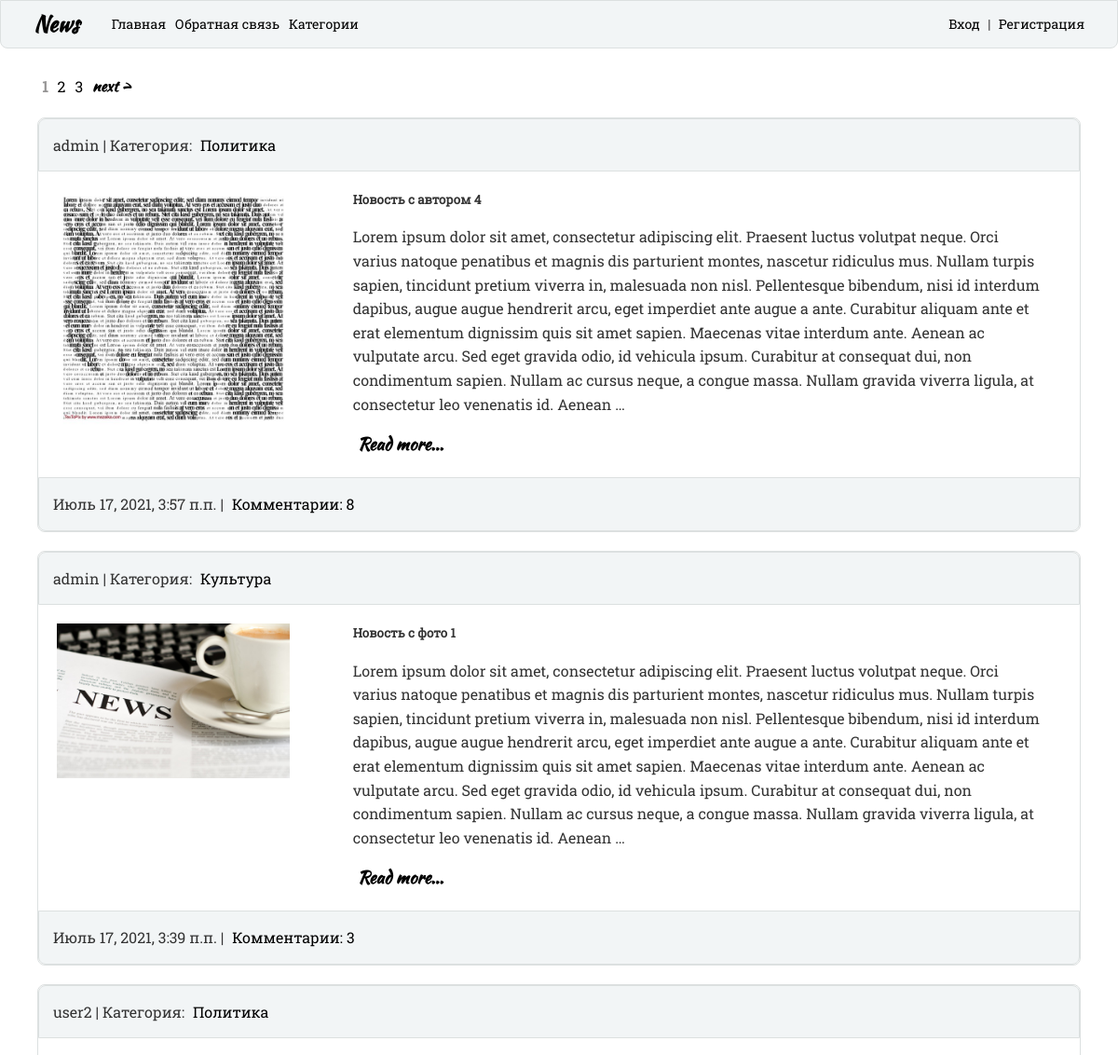
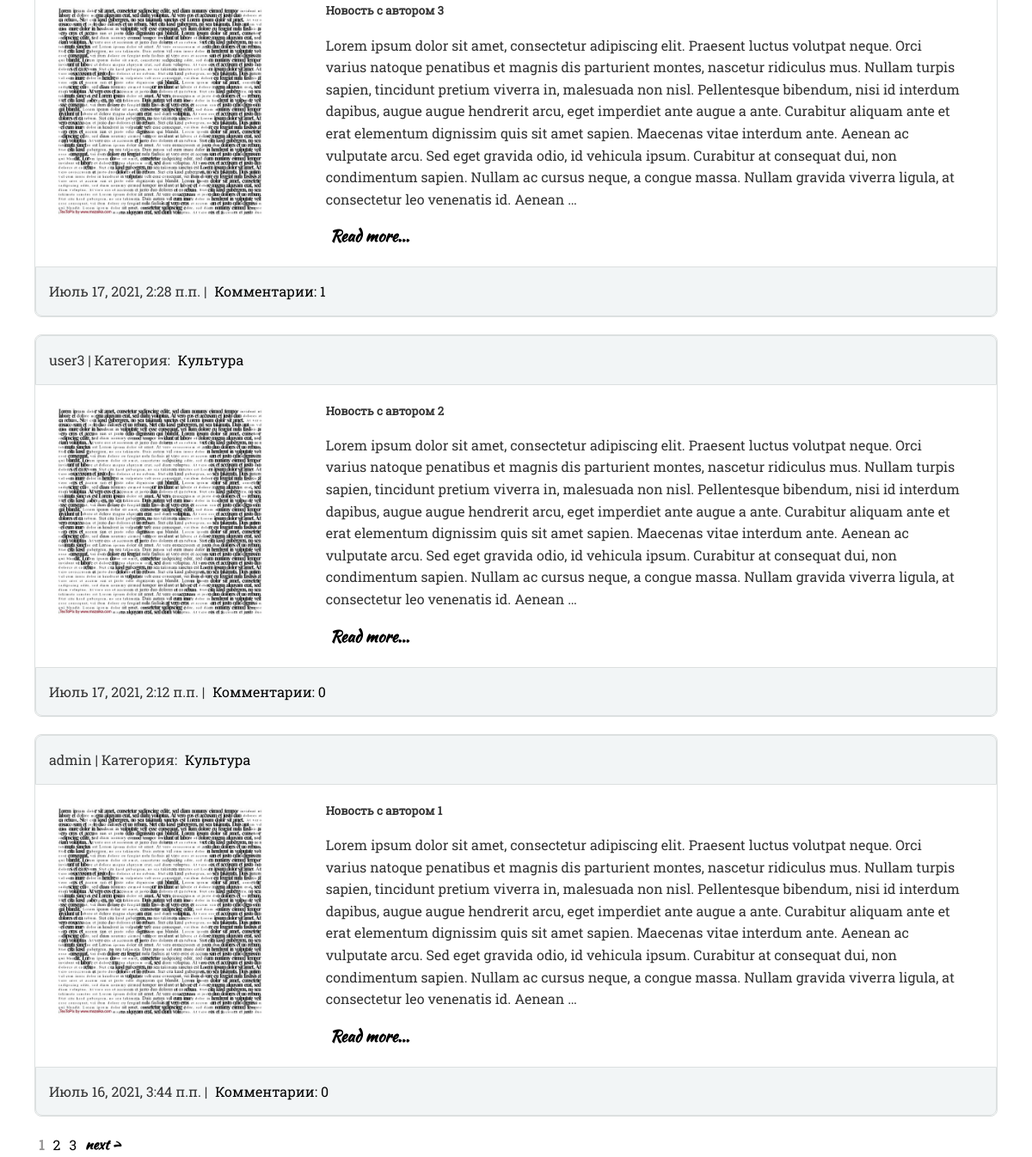
The page / on the database its author committed (2 pictures, top to bottom).
### news/models.py (models this page shows, shortened)
class News(models.Model):
    title = models.CharField(max_length=150, verbose_name='Наименование')
    content = models.TextField(blank=True, verbose_name='Текст')
    created_at = models.DateTimeField(auto_now_add=True, verbose_name='Дата публикации')
    updated_at = models.DateTimeField(auto_now=True, verbose_name='Дата обновления')
    photo = models.ImageField(blank=True, upload_to='photos/%Y/%m/%d/', verbose_name='Фото')
    is_published = models.BooleanField(default=True, verbose_name='Опубликовать')
    category = models.ForeignKey('Category', related_name='news', on_delete=models.PROTECT, null=True, verbose_name='Категория')
    user = models.ForeignKey('auth.User', related_name='user', on_delete=models.PROTECT, blank=True, null=True, default=None,verbose_name='Пользователь')
    def get_absolute_url(self):
        return reverse('view_news', kwargs={"news_id": self.pk})
    class Meta:
        verbose_name = 'Новость'
        verbose_name_plural = 'Новости'
        ordering = ['-created_at']

class Category(models.Model):
    title = models.CharField(max_length=150, db_index=True, verbose_name='Наименование категории')
    def get_absolute_url(self):
        return reverse('category', kwargs={"category_id": self.pk})
    def __str__(self):
        return self.title
    class Meta:
        verbose_name = 'Категория'
        verbose_name_plural = 'Категории'
        ordering = ['title']

### news/views.py (the view)
# urls.py: path('', HomeNews.as_view(), name='home'),
class HomeNews(ListView):
    model = News
    template_name = 'news/index.html' #news_list
    context_object_name = 'news' #object_list
    paginate_by = 5
    def get_context_data(self, *, object_list=None, **kwargs):
            context = super().get_context_data(**kwargs)
            context['title'] = 'Главная страница'
            return context
    def get_queryset(self):
        return News.objects.filter(is_published=True).select_related('category', 'user')

### news/templatetags/news_tags.py (called while the page is built)
@register.simple_tag()
def get_categories():
    return Category.objects.annotate(cnt=Count('news', filter=F('news__is_published'))).filter(cnt__gt=0)

### news/templates/news/index.html
{% extends 'base.html' %}

### templates/base.html (shortened to what this page needs)
{% load static %}
{% load news_tags %}
{% get_categories as categories %}
<!doctype html>
<html lang="en">
<head>
    <link rel="stylesheet" href="{% static 'css/style.css' %}">
</head>
<body>
<header class="header">
    <div class="container">
        <div class="header__inner">
            <div class="header__inner">
                <div class="header__logo"><h2><a href="{% url 'home' %}" class="nav__link">News</a></h2></div>
                    <a href="{% url 'home' %}" class="nav__link">Главная</a>
                    <a href="{% url 'contact' %}" class="nav__link">Обратная связь</a>
                <ul class="menu">
                    <li><a href="{% url 'home' %}" class="nav__link">Категории</a>
                    </li>
                </ul>
            </div>
            <nav class="nav">
                {% if request.user.is_authenticated %}
                    Добро пожаловать, <span class="cnt">{{ user.username }}<span>  |
                    <a href="{% url 'logout' %}" class="nav__link">Выход</a>
                {% else %}
                    <a href="{% url 'login' %}" class="nav__link">Вход</a> |
                    <a href="{% url 'register' %}" class="nav__link">Регистрация</a>
                {% endif %}
            </nav>
        </div>
    </div>
</header>
<div class="intro">
    <div class="container__for">
        {% block content %}
                {% if page_obj.has_other_pages %}
                    <div class="pag">
                        {% for p in page_obj.paginator.page_range %}
                            {% if p > page_obj.number|add:-3 and p < page_obj.number|add:3  %}
                                {% if page_obj.number == p %}
                                   <h4><a href="?page={{p}}" class="nav__link"><span class="cnt">{{p}}</span></a></h5>
                                {% else %}
                                   <a href="?page={{p}}" class="nav__link">{{p}}</a>
                                {% endif %}
                            {% endif %}
                        {% endfor %}
                        {% if page_obj.has_next %}
                               <div class="pag_text">
                                   <a href="?page={{page_obj.next_page_number}}" class="nav__link">next ></a>
                               </div>
                        {% endif %}
                </div>
                {% endif %}
                {% for item in news %}
                    <div class="card">
                        <div class="card-header">
                            <div class="container__card">
                                {{ item.user }} |
                                Категория:
                                <a href="{{item.category.get_absolute_url}}" class="nav__link">
                                    {{item.category}}
                                </a>
                            </div>
                        </div>
                        <div class="card-body">
                            <div class="card-photo">
                                {% if item.photo %}
                                <img src="{{item.photo.url}}" alt="" width="90%">
                                {% else %}
                                <img src="{% static 'media/photos/123.jpg' %}" alt="" width="90%">
                                {% endif %}
                            </div>
                            <div class="card-text">
                                <h5>{{ item.title }}</h5>
                                <p>{{ item.content|safe|linebreaks| truncatewords:100 }}</p>
                                <div class="header__logo">
                                    <h3><a href="{{item.get_absolute_url}}" class="nav__link">Read more...</a></h3>
                                </div>
                            </div>
                        </div>
                        <div class="card-footer">
                            <div class="container__card">
                                {{ item.created_at }} |
                                {% with item.comments.count as total_comments %}
                                    <a href="{{item.get_absolute_url}}" class="nav__link">
                                        Комментарии: {{ total_comments }}
                                    </a>
                                {% endwith %}
                            </div>
                        </div>
                    </div>
                {% endfor %}
                {% if page_obj.has_other_pages %}
                    <div class="pag">
                        {% for p in page_obj.paginator.page_range %}
                            {% if p > page_obj.number|add:-3 and p < page_obj.number|add:3  %}
                                {% if page_obj.number == p %}
                                   <h4><a href="?page={{p}}" class="nav__link"><span class="cnt">{{p}}</span></a></h5>
                                {% else %}
                                   <a href="?page={{p}}" class="nav__link">{{p}}</a>
                                {% endif %}
                            {% endif %}
                        {% endfor %}
                        {% if page_obj.has_next %}
                               <div class="pag_text">
                                   <a href="?page={{page_obj.next_page_number}}" class="nav__link">next ></a>
                               </div>
                        {% endif %}
                </div>
                {% endif %}
        {% endblock %}
        </div>
    </div>
</body>
</html>

### news_site/static/css/style.css (style rules this page uses)
body { font-family: "RobotoSlab"; margin: 0; line-height: 1.6; color: #333; }
h1, h2, h3, h4, h5, h6 { margin: 0; }
*, *:before, *:after { box-sizing: border-box; }
.container { width: 95%; margin: 0 auto; }
.intro { width: 100%; height: 100vh; margin-top: 50px; }
.header { width: 100%; background: #f0f4f5d6; border: solid; border-width: 1px; border-color: #dce0e0; border-radius: 0 0 8px 8px; position: absolute; top: 0; left: 0; right: 0; z-index: 1000; }
.header__inner { font-family: "RobotoSlab"; height: 50px; align-items: center; display: flex; justify-content: space-between; font-size: 14px; }
.header__logo { font-family: "KaushanScript"; font-weight: 700; margin-right: 25px; font-size: 16px; }
.nav { font-size: 14px; }
.nav__link { display: inline-block; vertical-align: top; margin: 0px 5px; position: relative; text-decoration: none; color: #000; }
.nav__link:after { content: ""; display: block; width: 100%; height: 1px; background-color: #dce0e0; opacity: 0; position: absolute; top: 100%; left: 0; z-index: 1; transition: opacity .3s linear; }
.container__for { margin: 80px 40px; }
.card { margin: 20px 0; border: solid; border-width: 1px; border-color: #dce0e0; border-radius: 8px; }
.card-header { width: 100%; background: #f0f4f5d6; border: solid; border-width: 1px; border-color: #dce0e0; border-radius: 8px 8px 0 0; }
.container__card { margin: 15px 15px; }
.card-body { margin: 20px 0; display: flex; justify-content: space-between; }
.card-photo { width: 30%; margin-left: 20px; }
.card-text { width: 80%; margin: 0 40px; }
.card-footer { width: 100%; background: #f0f4f5d6; border: solid; border-width: 1px; border-color: #dce0e0; border-radius: 0 0 8px 8px; margin-top: 20px; }
ul { padding: 0px; }
.menu a { text-decoration:none }
.menu li { position: relative; list-style:none; }
span.cnt { color: #969595; }
.pag { display: flex; }
.pag_text { font-family: "KaushanScript"; font-weight: 700; font-size: 16px; }

### rows shown on the page
News: user "admin", category "Политика", title "Новость c автором 4", content "Lorem ipsum dolor sit amet, consectetur adipiscing elit. Praesent luctus volutpat neque. Orci varius natoque penatibus et magnis dis parturient montes, nascetur ridiculus mus. Nullam turpis sapien, tincidunt pretium viverra in, malesuada non nisl. Pellentesque bibendum, nisi id interdum dapibus, augue augue hendrerit arcu, eget imperdiet ante augue a ante. Curabitur aliquam ante et erat elementum dignissim quis sit amet sapien. Maecenas vitae interdum ante. Aenean ac vulputate arcu. Sed eget gravida odio, id vehicula ipsum. Curabitur at consequat dui, non condimentum sapien. Nullam ac cursus neque, a congue massa. Nullam gravida viverra ligula, at consectetur leo venenatis id. Aenean …", created_at "Июль 17, 2021, 3:57 п.п.", comments.count "8"
News: user "admin", category "Культура", photo (picture), title "Новость c фото 1", content "Lorem ipsum dolor sit amet, consectetur adipiscing elit. Praesent luctus volutpat neque. Orci varius natoque penatibus et magnis dis parturient montes, nascetur ridiculus mus. Nullam turpis sapien, tincidunt pretium viverra in, malesuada non nisl. Pellentesque bibendum, nisi id interdum dapibus, augue augue hendrerit arcu, eget imperdiet ante augue a ante. Curabitur aliquam ante et erat elementum dignissim quis sit amet sapien. Maecenas vitae interdum ante. Aenean ac vulputate arcu. Sed eget gravida odio, id vehicula ipsum. Curabitur at consequat dui, non condimentum sapien. Nullam ac cursus neque, a congue massa. Nullam gravida viverra ligula, at consectetur leo venenatis id. Aenean …", created_at "Июль 17, 2021, 3:39 п.п.", comments.count "3"
News: user "user2", category "Политика", title "Новость c автором 3", content "Lorem ipsum dolor sit amet, consectetur adipiscing elit. Praesent luctus volutpat neque. Orci varius natoque penatibus et magnis dis parturient montes, nascetur ridiculus mus. Nullam turpis sapien, tincidunt pretium viverra in, malesuada non nisl. Pellentesque bibendum, nisi id interdum dapibus, augue augue hendrerit arcu, eget imperdiet ante augue a ante. Curabitur aliquam ante et erat elementum dignissim quis sit amet sapien. Maecenas vitae interdum ante. Aenean ac vulputate arcu. Sed eget gravida odio, id vehicula ipsum. Curabitur at consequat dui, non condimentum sapien. Nullam ac cursus neque, a congue massa. Nullam gravida viverra ligula, at consectetur leo venenatis id. Aenean …", created_at "Июль 17, 2021, 2:28 п.п.", comments.count "1"
News: user "user3", category "Культура", title "Новость c автором 2", content "Lorem ipsum dolor sit amet, consectetur adipiscing elit. Praesent luctus volutpat neque. Orci varius natoque penatibus et magnis dis parturient montes, nascetur ridiculus mus. Nullam turpis sapien, tincidunt pretium viverra in, malesuada non nisl. Pellentesque bibendum, nisi id interdum dapibus, augue augue hendrerit arcu, eget imperdiet ante augue a ante. Curabitur aliquam ante et erat elementum dignissim quis sit amet sapien. Maecenas vitae interdum ante. Aenean ac vulputate arcu. Sed eget gravida odio, id vehicula ipsum. Curabitur at consequat dui, non condimentum sapien. Nullam ac cursus neque, a congue massa. Nullam gravida viverra ligula, at consectetur leo venenatis id. Aenean …", created_at "Июль 17, 2021, 2:12 п.п.", comments.count "0"
News: user "admin", category "Культура", title "Новость с автором 1", content "Lorem ipsum dolor sit amet, consectetur adipiscing elit. Praesent luctus volutpat neque. Orci varius natoque penatibus et magnis dis parturient montes, nascetur ridiculus mus. Nullam turpis sapien, tincidunt pretium viverra in, malesuada non nisl. Pellentesque bibendum, nisi id interdum dapibus, augue augue hendrerit arcu, eget imperdiet ante augue a ante. Curabitur aliquam ante et erat elementum dignissim quis sit amet sapien. Maecenas vitae interdum ante. Aenean ac vulputate arcu. Sed eget gravida odio, id vehicula ipsum. Curabitur at consequat dui, non condimentum sapien. Nullam ac cursus neque, a congue massa. Nullam gravida viverra ligula, at consectetur leo venenatis id. Aenean …", created_at "Июль 16, 2021, 3:44 п.п.", comments.count "0"

### other values the page prints
{{ p }} "1"
{{ p }} "2" "3"
